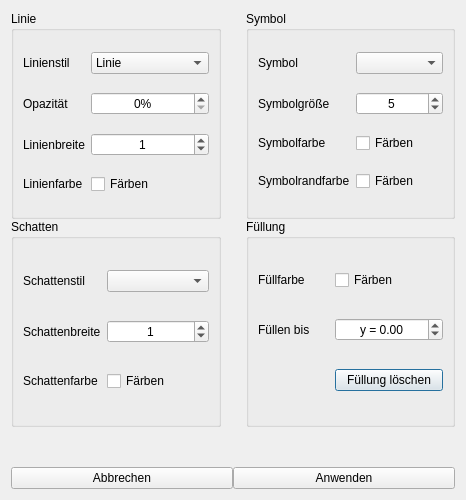
<?xml version="1.0" encoding="UTF-8"?>
<ui version="4.0">
 <class>layout</class>
 <widget class="QDialog" name="layout">
  <property name="geometry">
   <rect>
    <x>0</x>
    <y>0</y>
    <width>466</width>
    <height>500</height>
   </rect>
  </property>
  <property name="minimumSize">
   <size>
    <width>466</width>
    <height>500</height>
   </size>
  </property>
  <property name="windowTitle">
   <string>Stile anpassen</string>
  </property>
  <layout class="QVBoxLayout" name="verticalLayout_2">
   <item>
    <layout class="QHBoxLayout" name="horizontalLayout_2">
     <property name="spacing">
      <number>0</number>
     </property>
     <property name="rightMargin">
      <number>0</number>
     </property>
     <item>
      <layout class="QVBoxLayout" name="verticalLayout">
       <property name="leftMargin">
        <number>0</number>
       </property>
       <property name="bottomMargin">
        <number>0</number>
       </property>
       <item>
        <layout class="QGridLayout" name="gridLayout">
         <property name="leftMargin">
          <number>0</number>
         </property>
         <property name="rightMargin">
          <number>0</number>
         </property>
         <property name="horizontalSpacing">
          <number>25</number>
         </property>
         <item row="1" column="2">
          <widget class="QGroupBox" name="groupBox_3">
           <property name="sizePolicy">
            <sizepolicy hsizetype="Preferred" vsizetype="MinimumExpanding">
             <horstretch>0</horstretch>
             <verstretch>0</verstretch>
            </sizepolicy>
           </property>
           <property name="title">
            <string>Füllung</string>
           </property>
           <layout class="QGridLayout" name="gridLayout_4">
            <item row="0" column="0">
             <widget class="QLabel" name="label_9">
              <property name="text">
               <string>Füllfarbe</string>
              </property>
             </widget>
            </item>
            <item row="1" column="1">
             <widget class="QDoubleSpinBox" name="fillColorSpinBox">
              <property name="alignment">
               <set>Qt::AlignCenter</set>
              </property>
              <property name="prefix">
               <string>y = </string>
              </property>
              <property name="minimum">
               <double>-9999999.000000000000000</double>
              </property>
              <property name="maximum">
               <double>9999999.000000000000000</double>
              </property>
              <property name="singleStep">
               <double>0.010000000000000</double>
              </property>
             </widget>
            </item>
            <item row="1" column="0">
             <widget class="QLabel" name="label_7">
              <property name="text">
               <string>Füllen bis</string>
              </property>
             </widget>
            </item>
            <item row="2" column="1">
             <widget class="QPushButton" name="deleteFillButton">
              <property name="text">
               <string>Füllung löschen</string>
              </property>
             </widget>
            </item>
            <item row="0" column="1">
             <widget class="QCheckBox" name="fillColorButton">
              <property name="text">
               <string>Färben</string>
              </property>
             </widget>
            </item>
           </layout>
          </widget>
         </item>
         <item row="1" column="1">
          <widget class="QGroupBox" name="groupBox_4">
           <property name="title">
            <string>Schatten</string>
           </property>
           <layout class="QGridLayout" name="gridLayout_5">
            <item row="0" column="0">
             <widget class="QLabel" name="label_13">
              <property name="text">
               <string>Schattenstil</string>
              </property>
             </widget>
            </item>
            <item row="0" column="1">
             <widget class="QComboBox" name="shadowStyleComboBox">
              <property name="sizePolicy">
               <sizepolicy hsizetype="Expanding" vsizetype="Fixed">
                <horstretch>0</horstretch>
                <verstretch>0</verstretch>
               </sizepolicy>
              </property>
              <item>
               <property name="text">
                <string/>
               </property>
              </item>
              <item>
               <property name="text">
                <string>Linie</string>
               </property>
              </item>
              <item>
               <property name="text">
                <string>Punkte (P)</string>
               </property>
              </item>
              <item>
               <property name="text">
                <string>Striche (S)</string>
               </property>
              </item>
              <item>
               <property name="text">
                <string>P S</string>
               </property>
              </item>
              <item>
               <property name="text">
                <string>P P S</string>
               </property>
              </item>
             </widget>
            </item>
            <item row="1" column="0">
             <widget class="QLabel" name="label_11">
              <property name="text">
               <string>Schattenbreite</string>
              </property>
             </widget>
            </item>
            <item row="1" column="1">
             <widget class="QSpinBox" name="shadowWidthSpinBox">
              <property name="sizePolicy">
               <sizepolicy hsizetype="Expanding" vsizetype="Fixed">
                <horstretch>0</horstretch>
                <verstretch>0</verstretch>
               </sizepolicy>
              </property>
              <property name="alignment">
               <set>Qt::AlignCenter</set>
              </property>
              <property name="value">
               <number>1</number>
              </property>
             </widget>
            </item>
            <item row="2" column="0">
             <widget class="QLabel" name="label_12">
              <property name="text">
               <string>Schattenfarbe</string>
              </property>
             </widget>
            </item>
            <item row="2" column="1">
             <widget class="QCheckBox" name="shadowColorButton">
              <property name="text">
               <string>Färben</string>
              </property>
             </widget>
            </item>
           </layout>
          </widget>
         </item>
         <item row="0" column="1">
          <widget class="QGroupBox" name="groupBox">
           <property name="sizePolicy">
            <sizepolicy hsizetype="Preferred" vsizetype="MinimumExpanding">
             <horstretch>0</horstretch>
             <verstretch>0</verstretch>
            </sizepolicy>
           </property>
           <property name="title">
            <string>Linie</string>
           </property>
           <layout class="QGridLayout" name="gridLayout_2">
            <item row="3" column="0">
             <widget class="QLabel" name="label_3">
              <property name="text">
               <string>Linienfarbe</string>
              </property>
             </widget>
            </item>
            <item row="1" column="1">
             <widget class="QSpinBox" name="alphaSpinBox">
              <property name="enabled">
               <bool>true</bool>
              </property>
              <property name="alignment">
               <set>Qt::AlignCenter</set>
              </property>
              <property name="suffix">
               <string>%</string>
              </property>
              <property name="maximum">
               <number>100</number>
              </property>
             </widget>
            </item>
            <item row="0" column="1">
             <widget class="QComboBox" name="lineStyleComboBox">
              <property name="sizePolicy">
               <sizepolicy hsizetype="Expanding" vsizetype="Fixed">
                <horstretch>0</horstretch>
                <verstretch>0</verstretch>
               </sizepolicy>
              </property>
              <item>
               <property name="text">
                <string>Linie</string>
               </property>
              </item>
              <item>
               <property name="text">
                <string>Punkte (P)</string>
               </property>
              </item>
              <item>
               <property name="text">
                <string>Striche (S)</string>
               </property>
              </item>
              <item>
               <property name="text">
                <string>P S</string>
               </property>
              </item>
              <item>
               <property name="text">
                <string>P P S</string>
               </property>
              </item>
             </widget>
            </item>
            <item row="0" column="0">
             <widget class="QLabel" name="label">
              <property name="text">
               <string>Linienstil</string>
              </property>
             </widget>
            </item>
            <item row="2" column="1">
             <widget class="QSpinBox" name="lineWidthSpinBox">
              <property name="sizePolicy">
               <sizepolicy hsizetype="Expanding" vsizetype="Fixed">
                <horstretch>0</horstretch>
                <verstretch>0</verstretch>
               </sizepolicy>
              </property>
              <property name="alignment">
               <set>Qt::AlignCenter</set>
              </property>
              <property name="value">
               <number>1</number>
              </property>
             </widget>
            </item>
            <item row="1" column="0">
             <widget class="QLabel" name="label_10">
              <property name="enabled">
               <bool>true</bool>
              </property>
              <property name="text">
               <string>Opazität</string>
              </property>
             </widget>
            </item>
            <item row="2" column="0">
             <widget class="QLabel" name="label_2">
              <property name="text">
               <string>Linienbreite</string>
              </property>
             </widget>
            </item>
            <item row="3" column="1">
             <widget class="QCheckBox" name="lineColorButton">
              <property name="text">
               <string>Färben</string>
              </property>
             </widget>
            </item>
           </layout>
          </widget>
         </item>
         <item row="0" column="2">
          <widget class="QGroupBox" name="groupBox_2">
           <property name="sizePolicy">
            <sizepolicy hsizetype="Preferred" vsizetype="MinimumExpanding">
             <horstretch>0</horstretch>
             <verstretch>0</verstretch>
            </sizepolicy>
           </property>
           <property name="title">
            <string>Symbol</string>
           </property>
           <layout class="QGridLayout" name="gridLayout_3">
            <item row="2" column="0">
             <widget class="QLabel" name="label_6">
              <property name="text">
               <string>Symbolfarbe</string>
              </property>
             </widget>
            </item>
            <item row="0" column="0">
             <widget class="QLabel" name="label_4">
              <property name="text">
               <string>Symbol</string>
              </property>
             </widget>
            </item>
            <item row="4" column="0">
             <widget class="QLabel" name="label_8">
              <property name="text">
               <string>Symbolrandfarbe</string>
              </property>
             </widget>
            </item>
            <item row="1" column="1">
             <widget class="QSpinBox" name="symbolSizeSpinBox">
              <property name="sizePolicy">
               <sizepolicy hsizetype="Expanding" vsizetype="Fixed">
                <horstretch>0</horstretch>
                <verstretch>0</verstretch>
               </sizepolicy>
              </property>
              <property name="alignment">
               <set>Qt::AlignCenter</set>
              </property>
              <property name="value">
               <number>5</number>
              </property>
             </widget>
            </item>
            <item row="1" column="0">
             <widget class="QLabel" name="label_5">
              <property name="text">
               <string>Symbolgröße</string>
              </property>
             </widget>
            </item>
            <item row="0" column="1">
             <widget class="QComboBox" name="symbolComboBox">
              <property name="sizePolicy">
               <sizepolicy hsizetype="Expanding" vsizetype="Fixed">
                <horstretch>0</horstretch>
                <verstretch>0</verstretch>
               </sizepolicy>
              </property>
              <item>
               <property name="text">
                <string/>
               </property>
              </item>
              <item>
               <property name="text">
                <string>Kreis</string>
               </property>
              </item>
              <item>
               <property name="text">
                <string>X</string>
               </property>
              </item>
              <item>
               <property name="text">
                <string>Quadrat</string>
               </property>
              </item>
              <item>
               <property name="text">
                <string>Dreieck</string>
               </property>
              </item>
              <item>
               <property name="text">
                <string>Raute</string>
               </property>
              </item>
              <item>
               <property name="text">
                <string>Plus</string>
               </property>
              </item>
             </widget>
            </item>
            <item row="2" column="1">
             <widget class="QCheckBox" name="symbolColorButton">
              <property name="text">
               <string>Färben</string>
              </property>
             </widget>
            </item>
            <item row="4" column="1">
             <widget class="QCheckBox" name="symbolPenColorButton">
              <property name="text">
               <string>Färben</string>
              </property>
             </widget>
            </item>
           </layout>
          </widget>
         </item>
        </layout>
       </item>
       <item>
        <spacer name="verticalSpacer">
         <property name="orientation">
          <enum>Qt::Vertical</enum>
         </property>
         <property name="sizeType">
          <enum>QSizePolicy::Preferred</enum>
         </property>
         <property name="sizeHint" stdset="0">
          <size>
           <width>20</width>
           <height>40</height>
          </size>
         </property>
        </spacer>
       </item>
       <item>
        <layout class="QHBoxLayout" name="horizontalLayout">
         <item>
          <widget class="QPushButton" name="cancelButton">
           <property name="text">
            <string>Abbrechen</string>
           </property>
          </widget>
         </item>
         <item>
          <widget class="QPushButton" name="styleButton">
           <property name="text">
            <string>Anwenden</string>
           </property>
          </widget>
         </item>
        </layout>
       </item>
      </layout>
     </item>
     <item>
      <layout class="QVBoxLayout" name="colorLayout"/>
     </item>
    </layout>
   </item>
  </layout>
 </widget>
 <resources/>
 <connections/>
</ui>
